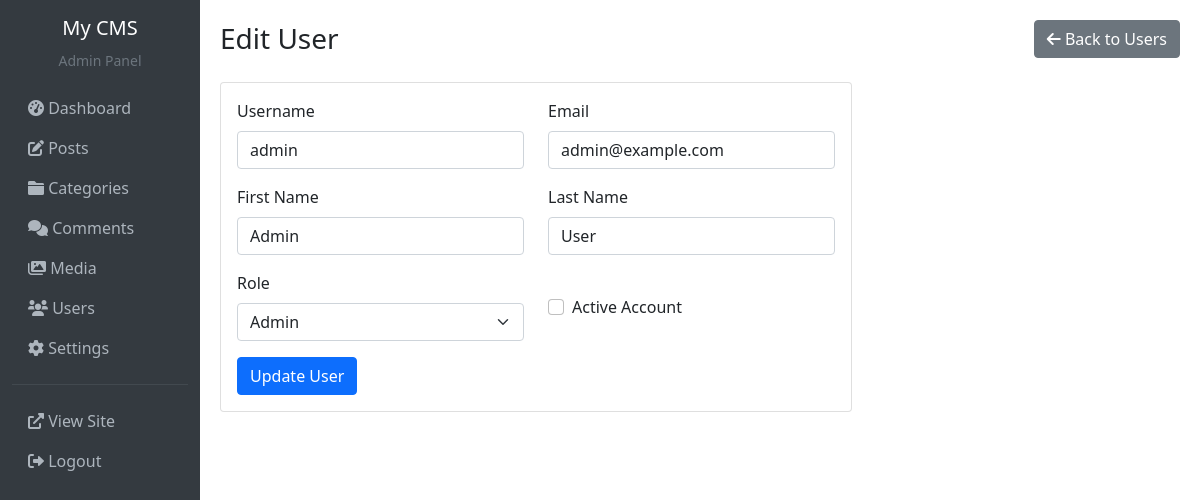
/admin/users/2/edit (signed in), run on the app's committed database.
### app.py (models this page shows, shortened)
class Setting(db.Model):
    id = db.Column(db.Integer, primary_key=True)
    key = db.Column(db.String(100), unique=True, nullable=False)
    value = db.Column(db.Text)
    description = db.Column(db.Text)
    @staticmethod
    def get_setting(key, default=None):
        setting = Setting.query.filter_by(key=key).first()
        return setting.value if setting else default

class User(UserMixin, db.Model):
    id = db.Column(db.Integer, primary_key=True)
    username = db.Column(db.String(80), unique=True, nullable=False)
    email = db.Column(db.String(120), unique=True, nullable=False)
    password_hash = db.Column(db.String(255), nullable=False)
    first_name = db.Column(db.String(50))
    last_name = db.Column(db.String(50))
    role = db.Column(db.String(20), default='subscriber')
    is_active = db.Column(db.Boolean, default=True)
    created_at = db.Column(db.DateTime, default=datetime.utcnow)
    posts = db.relationship('Post', backref='author', lazy=True)
    comments = db.relationship('Comment', backref='author', lazy=True)
    def has_permission(self, permission):
        permissions = {
            'subscriber': ['read'],
            'author': ['read', 'create_post', 'edit_own_post'],
            'editor': ['read', 'create_post', 'edit_post', 'publish'],
            'admin': ['all']
        }
        user_perms = permissions.get(self.role, [])
        return permission in user_perms or 'all' in user_perms

### app.py (the view, shortened to what this page needs)
@app.route('/admin/users/<int:id>/edit', methods=['GET', 'POST'])
@login_required
@admin_required
def admin_user_edit(id):
    user = User.query.get_or_404(id)
    form = UserForm(obj=user)
    return render_template('admin/user_form.html', form=form, user=user, title='Edit User')

### app.py
class UserForm(FlaskForm):
    username = StringField('Username', validators=[DataRequired(), Length(min=4, max=20)])
    email = StringField('Email', validators=[DataRequired(), Email()])
    first_name = StringField('First Name')
    last_name = StringField('Last Name')
    role = SelectField('Role', choices=[('subscriber', 'Subscriber'), ('author', 'Author'),
                                       ('editor', 'Editor'), ('admin', 'Admin')])
    is_active = BooleanField('Active')

### app.py (called while the page is built)
@login_manager.user_loader
def load_user(user_id):
    return User.query.get(int(user_id))

def admin_required(f):
    @wraps(f)
    def decorated_function(*args, **kwargs):
        if not current_user.is_authenticated or not current_user.has_permission('all'):
            abort(403)
        return f(*args, **kwargs)
    return decorated_function

@app.context_processor
def inject_site_settings():
    return {
        'site_title': Setting.get_setting('site_title', 'My CMS'),
        'site_description': Setting.get_setting('site_description', 'A powerful content management system'),
        'recent_posts': Post.query.filter_by(status='published').order_by(Post.published_at.desc()).limit(5).all(),
        'categories': Category.query.all()
    }

### templates/admin/user_form.html (shortened to what this page needs)
{% extends "admin/base.html" %}
{% block content %}
<div class="d-sm-flex align-items-center justify-content-between mb-4">
    <h1 class="h3 mb-0">{{ title }}</h1>
    <a href="{{ url_for('admin_users') }}" class="btn btn-secondary">
        <i class="fas fa-arrow-left"></i> Back to Users
    </a>
</div>
<div class="row">
    <div class="col-md-8">
        <div class="card">
            <div class="card-body">
                <form method="POST">
                    <div class="row mb-3">
                        <div class="col-md-6">
                            <label for="username" class="form-label">Username</label>
                            {{ form.username(class="form-control") }}
                        </div>
                        <div class="col-md-6">
                            <label for="email" class="form-label">Email</label>
                            {{ form.email(class="form-control") }}
                        </div>
                    </div>
                    <div class="row mb-3">
                        <div class="col-md-6">
                            <label for="first_name" class="form-label">First Name</label>
                            {{ form.first_name(class="form-control") }}
                        </div>
                        <div class="col-md-6">
                            <label for="last_name" class="form-label">Last Name</label>
                            {{ form.last_name(class="form-control") }}
                        </div>
                    </div>
                    <div class="row mb-3">
                        <div class="col-md-6">
                            <label for="role" class="form-label">Role</label>
                            {{ form.role(class="form-select") }}
                        </div>
                        <div class="col-md-6">
                            <div class="form-check mt-4">
                                {{ form.is_active(class="form-check-input") }}
                                <label for="is_active" class="form-check-label">Active Account</label>
                            </div>
                        </div>
                    </div>
                    <button type="submit" class="btn btn-primary">
                        {% if user %}Update{% else %}Create{% endif %} User
                    </button>
                </form>
            </div>
        </div>
    </div>
</div>
{% endblock %}

### templates/admin/base.html (shortened to what this page needs)
<!DOCTYPE html>
<html lang="en">
<head>
    <link href="https://cdn.jsdelivr.net/npm/bootstrap@5.1.3/dist/css/bootstrap.min.css" rel="stylesheet">
    <link href="https://cdnjs.cloudflare.com/ajax/libs/font-awesome/6.0.0/css/all.min.css" rel="stylesheet">
</head>
<body>
    <div class="container-fluid">
        <div class="row">
            <nav class="col-md-2 d-md-block sidebar">
                <div class="position-sticky">
                    <div class="text-center py-3">
                        <h5 class="text-white">{{ site_title }}</h5>
                        <small class="text-muted">Admin Panel</small>
                    </div>
                    <ul class="nav flex-column">
                        <li class="nav-item">
                            <a class="nav-link" href="{{ url_for('admin_dashboard') }}">
                                <i class="fas fa-tachometer-alt"></i> Dashboard
                            </a>
                        </li>
                        <li class="nav-item">
                            <a class="nav-link" href="{{ url_for('admin_posts') }}">
                                <i class="fas fa-edit"></i> Posts
                            </a>
                        </li>
                        <li class="nav-item">
                            <a class="nav-link" href="{{ url_for('admin_categories') }}">
                                <i class="fas fa-folder"></i> Categories
                            </a>
                        </li>
                        <li class="nav-item">
                            <a class="nav-link" href="{{ url_for('admin_comments') }}">
                                <i class="fas fa-comments"></i> Comments
                            </a>
                        </li>
                        <li class="nav-item">
                            <a class="nav-link" href="{{ url_for('admin_media') }}">
                                <i class="fas fa-images"></i> Media
                            </a>
                        </li>
                        {% if current_user.has_permission('all') %}
                        <li class="nav-item">
                            <a class="nav-link" href="{{ url_for('admin_users') }}">
                                <i class="fas fa-users"></i> Users
                            </a>
                        </li>
                        <li class="nav-item">
                            <a class="nav-link" href="{{ url_for('admin_settings') }}">
                                <i class="fas fa-cog"></i> Settings
                            </a>
                        </li>
                        {% endif %}
                        <hr class="text-muted">
                        <li class="nav-item">
                            <a class="nav-link" href="{{ url_for('index') }}" target="_blank">
                                <i class="fas fa-external-link-alt"></i> View Site
                            </a>
                        </li>
                        <li class="nav-item">
                            <a class="nav-link" href="{{ url_for('logout') }}">
                                <i class="fas fa-sign-out-alt"></i> Logout
                            </a>
                        </li>
                    </ul>
                </div>
            </nav>
            <main class="col-md-10 ms-sm-auto main-content">
                {% block content %}{% endblock %}
            </main>
        </div>
    </div>
</body>
</html>

### templates/admin/base.html (style rules this page uses)
.sidebar { min-height: 100vh; background-color: #343a40; }
.sidebar .nav-link { color: #adb5bd; }
.main-content { padding: 20px; }

### data on the page
Setting: value "My CMS"
User: username "admin", email "admin@example.com", first_name "Admin", last_name "User", role "Admin"

### other printed values
{{ title }} "Edit User"
